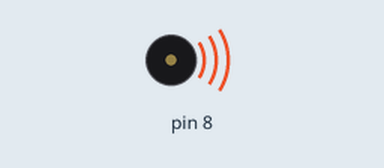
Bench run of a sketch on a simulated Arduino Uno, built with avr-gcc and run on an emulated ATmega328P. Shown: buzzer (waves = sounding).

Above: at 0.1 s.
At 4.3 s:
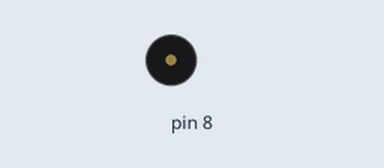
Timing chart, 0 to 5.8 s (numbered marks = the images above):
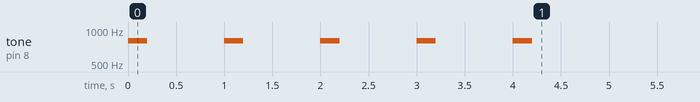

The sketch:

week03_2.ino
```cpp
//week03_2_for_5_times
void setup() {
  pinMode(8,OUTPUT);
  for(int i=0;i<5;i++){
    tone(8,800,200);
    delay(1000);
  }
}

void loop() {

}
```
